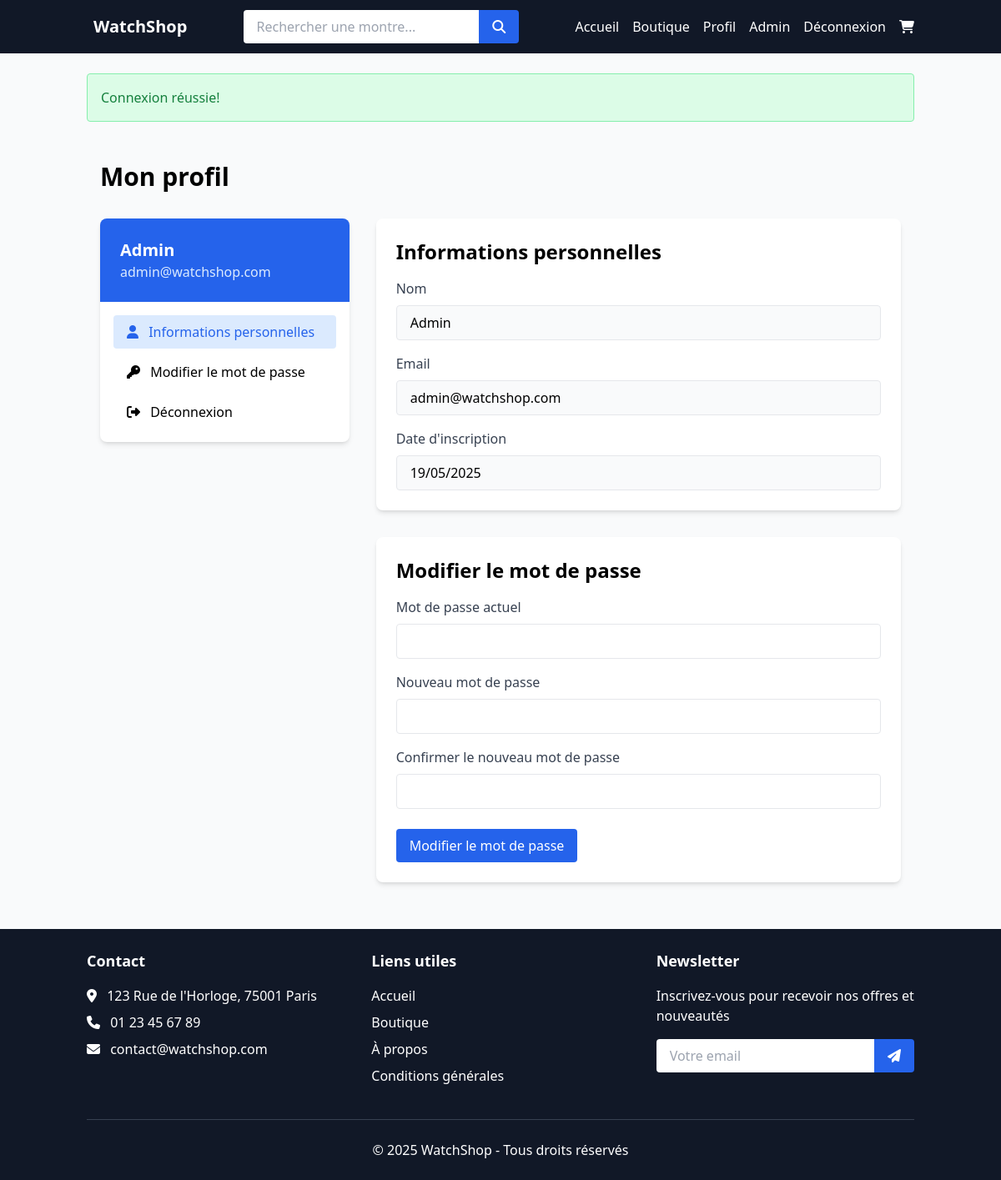
The app's page /profile.php (signed in) with its own data.
### tables this page shows
CREATE TABLE users (
    id INT AUTO_INCREMENT PRIMARY KEY,
    nom VARCHAR(100) NOT NULL,
    email VARCHAR(100) NOT NULL UNIQUE,
    password VARCHAR(255) NOT NULL,
    role ENUM('client', 'admin') DEFAULT 'client',
    date_creation TIMESTAMP DEFAULT CURRENT_TIMESTAMP
);

### includes/auth.php (called while the page is built, shortened)
<?php
require_once 'db.php';
require_once 'functions.php';
function getCurrentUser() {
    $sql = "SELECT * FROM users WHERE id = ?";
    return fetchOne($sql, [$_SESSION['user_id']]);
}

### includes/db.php (called while the page is built, shortened)
<?php
$host = 'localhost';
$dbname = 'watch_shop';
$username = 'root';
$password = '';
try {
    $pdo = new PDO(
        "mysql:host=$host;dbname=$dbname;charset=utf8mb4",
        $username,
        $password,
        [
            PDO::ATTR_ERRMODE => PDO::ERRMODE_EXCEPTION,
            PDO::ATTR_DEFAULT_FETCH_MODE => PDO::FETCH_ASSOC,
            PDO::ATTR_EMULATE_PREPARES => false
        ]
    );
} catch (PDOException $e) {
    die('Erreur de connexion à la base de données : ' . $e->getMessage());
}
function executeQuery($sql, $params = []) {
    global $pdo;
    try {
        $stmt = $pdo->prepare($sql);
        $stmt->execute($params);
        return $stmt;
    } catch (PDOException $e) {
        die('Erreur SQL : ' . $e->getMessage());
    }
}
function fetchOne($sql, $params = []) {
    $stmt = executeQuery($sql, $params);
    return $stmt->fetch();
}

### profile.php (the view, shortened to what this page needs)
<?php
require_once 'includes/db.php';
require_once 'includes/functions.php';
require_once 'includes/auth.php';
$user = getCurrentUser();
include 'views/header.php';
?>
<div class="container mx-auto px-4 py-8">
    <h1 class="text-3xl font-bold mb-8">Mon profil</h1>
    <div class="grid grid-cols-1 md:grid-cols-3 gap-8">
        <div class="col-span-1">
            <div class="bg-white rounded-lg shadow-md overflow-hidden">
                <div class="p-6 bg-blue-600 text-white">
                    <h2 class="text-xl font-semibold"><?php echo $user['nom']; ?></h2>
                    <p class="text-blue-100"><?php echo $user['email']; ?></p>
                </div>
                <nav class="p-4">
                    <ul>
                        <li class="mb-2">
                            <a href="#info" class="block px-4 py-2 bg-blue-100 text-blue-600 rounded">
                                <i class="fas fa-user mr-2"></i> Informations personnelles
                            </a>
                        </li>
                        <li class="mb-2">
                            <a href="#password" class="block px-4 py-2 hover:bg-gray-100 rounded">
                                <i class="fas fa-key mr-2"></i> Modifier le mot de passe
                            </a>
                        </li>
                        <li>
                            <a href="logout.php" class="block px-4 py-2 hover:bg-gray-100 rounded">
                                <i class="fas fa-sign-out-alt mr-2"></i> Déconnexion
                            </a>
                        </li>
                    </ul>
                </nav>
            </div>
        </div>
        <div class="col-span-1 md:col-span-2">
            <div id="info" class="bg-white rounded-lg shadow-md overflow-hidden mb-8">
                <div class="p-6">
                    <h2 class="text-2xl font-semibold mb-4">Informations personnelles</h2>
                    <div class="mb-4">
                        <label class="block text-gray-700 font-medium mb-2">Nom</label>
                        <div class="px-4 py-2 border rounded bg-gray-50"><?php echo $user['nom']; ?></div>
                    </div>
                    <div class="mb-4">
                        <label class="block text-gray-700 font-medium mb-2">Email</label>
                        <div class="px-4 py-2 border rounded bg-gray-50"><?php echo $user['email']; ?></div>
                    </div>
                    <div>
                        <label class="block text-gray-700 font-medium mb-2">Date d'inscription</label>
                        <div class="px-4 py-2 border rounded bg-gray-50">
                            <?php echo date('d/m/Y', strtotime($user['date_creation'])); ?>
                        </div>
                    </div>
                </div>
            </div>
            <div id="password" class="bg-white rounded-lg shadow-md overflow-hidden">
                <div class="p-6">
                    <h2 class="text-2xl font-semibold mb-4">Modifier le mot de passe</h2>
                    <form action="profile.php" method="post" id="passwordForm">
                        <div class="mb-4">
                            <label for="current_password" class="block text-gray-700 font-medium mb-2">Mot de passe actuel</label>
                            <input type="password" name="current_password" id="current_password" class="w-full px-4 py-2 border rounded" required>
                        </div>
                        <div class="mb-4">
                            <label for="new_password" class="block text-gray-700 font-medium mb-2">Nouveau mot de passe</label>
                            <input type="password" name="new_password" id="new_password" class="w-full px-4 py-2 border rounded" required>
                        </div>
                        <div class="mb-6">
                            <label for="confirm_password" class="block text-gray-700 font-medium mb-2">Confirmer le nouveau mot de passe</label>
                            <input type="password" name="confirm_password" id="confirm_password" class="w-full px-4 py-2 border rounded" required>
                        </div>
                        <button type="submit" name="update_password" class="bg-blue-600 text-white px-4 py-2 rounded font-medium hover:bg-blue-700">
                            Modifier le mot de passe
                        </button>
                    </form>
                </div>
            </div>
        </div>
    </div>
</div>
<?php
include 'views/footer.php';
?>

### records on screen
users: nom "Admin", email "admin@watchshop.com", date_creation "19/05/2025"

### other values on screen
$message "Connexion réussie!"
